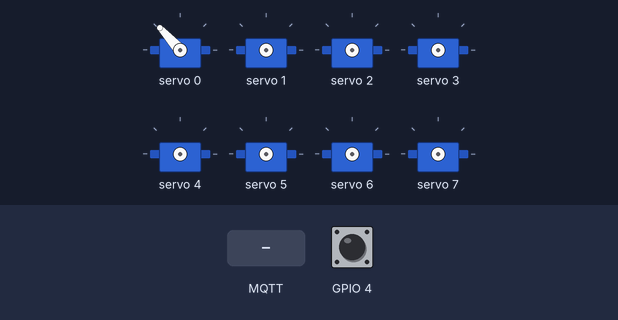
This sketch was run on a simulated ESP32-C3. On the bench: 8 × servo. The inputs (shaded band) are chosen by the test bench; at power-on: GPIO 4 HIGH. WiFi joins after 1.5 s; servers stay silent unless stated; no MQTT or app messages arrive unless stated; what the sketch prints to the serial monitor is not drawn.

Above: at 4.7 s.
4.8 s: MQTT message "soil" arrives on the first subscribed topic
At 21.4 s:
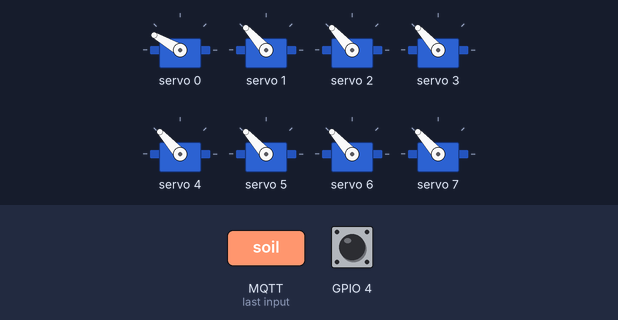
35.0 s: MQTT message "soil" arrives on the third subscribed topic
At 67.3 s:
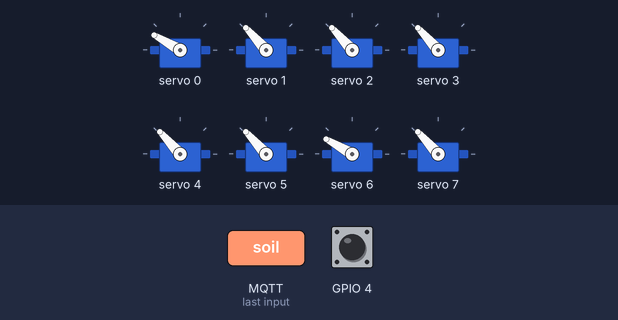
Timing chart, 0 to 71.1 s (numbered marks = the images above; inputs shaded):
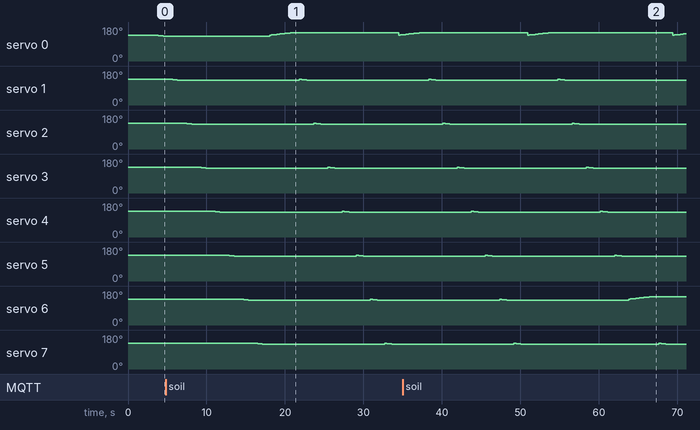

The sketch:

capstone_indoor_test2.ino
```cpp
//Import libraries needed for MQTT
#include <WiFi.h>
#include <WiFiClientSecure.h>
#include <PubSubClient.h>
#include <Adafruit_PWMServoDriver.h>

//credentials to connect ESP32 to your router or wifi connection
// const char* ssid = "ZTE_0762D0";
// const char* password = "1234567890";
// const char* ssid = "ASUS";
// const char* password = "interact";
const char* ssid = "nyu-iot";
const char* password = "12345670";

// MQTT broker credentials
const char* mqtt_server = "f6e52a62054042d18fd5d743fcf6fed7.s2.eu.hivemq.cloud";
const char* mqtt_username = "capstoneA";
const char* mqtt_password = "Capstone123";
const int mqtt_port = 8883;

// Initializes the espClient.
WiFiClientSecure espClient;
PubSubClient client(espClient);


//This certificate is used for TLS authenticating with HiveMQ
static const char* root_ca PROGMEM = R"EOF(
-----BEGIN CERTIFICATE-----
MIIFazCCA1OgAwIBAgIRAIIQz7DSQONZRGPgu2OCiwAwDQYJKoZIhvcNAQELBQAw
TzELMAkGA1UEBhMCVVMxKTAnBgNVBAoTIEludGVybmV0IFNlY3VyaXR5IFJlc2Vh
cmNoIEdyb3VwMRUwEwYDVQQDEwxJU1JHIFJvb3QgWDEwHhcNMTUwNjA0MTEwNDM4
WhcNMzUwNjA0MTEwNDM4WjBPMQswCQYDVQQGEwJVUzEpMCcGA1UEChMgSW50ZXJu
ZXQgU2VjdXJpdHkgUmVzZWFyY2ggR3JvdXAxFTATBgNVBAMTDElTUkcgUm9vdCBY
MTCCAiIwDQYJKoZIhvcNAQEBBQADggIPADCCAgoCggIBAK3oJHP0FDfzm54rVygc
h77ct984kIxuPOZXoHj3dcKi/vVqbvYATyjb3miGbESTtrFj/RQSa78f0uoxmyF+
0TM8ukj13Xnfs7j/EvEhmkvBioZxaUpmZmyPfjxwv60pIgbz5MDmgK7iS4+3mX6U
A5/TR5d8mUgjU+g4rk8Kb4Mu0UlXjIB0ttov0DiNewNwIRt18jA8+o+u3dpjq+sW
T8KOEUt+zwvo/7V3LvSye0rgTBIlDHCNAymg4VMk7BPZ7hm/ELNKjD+Jo2FR3qyH
B5T0Y3HsLuJvW5iB4YlcNHlsdu87kGJ55tukmi8mxdAQ4Q7e2RCOFvu396j3x+UC
B5iPNgiV5+I3lg02dZ77DnKxHZu8A/lJBdiB3QW0KtZB6awBdpUKD9jf1b0SHzUv
KBds0pjBqAlkd25HN7rOrFleaJ1/ctaJxQZBKT5ZPt0m9STJEadao0xAH0ahmbWn
OlFuhjuefXKnEgV4We0+UXgVCwOPjdAvBbI+e0ocS3MFEvzG6uBQE3xDk3SzynTn
jh8BCNAw1FtxNrQHusEwMFxIt4I7mKZ9YIqioymCzLq9gwQbooMDQaHWBfEbwrbw
qHyGO0aoSCqI3Haadr8faqU9GY/rOPNk3sgrDQoo//fb4hVC1CLQJ13hef4Y53CI
rU7m2Ys6xt0nUW7/vGT1M0NPAgMBAAGjQjBAMA4GA1UdDwEB/wQEAwIBBjAPBgNV
HRMBAf8EBTADAQH/MB0GA1UdDgQWBBR5tFnme7bl5AFzgAiIyBpY9umbbjANBgkq
hkiG9w0BAQsFAAOCAgEAVR9YqbyyqFDQDLHYGmkgJykIrGF1XIpu+ILlaS/V9lZL
ubhzEFnTIZd+50xx+7LSYK05qAvqFyFWhfFQDlnrzuBZ6brJFe+GnY+EgPbk6ZGQ
3BebYhtF8GaV0nxvwuo77x/Py9auJ/GpsMiu/X1+mvoiBOv/2X/qkSsisRcOj/KK
NFtY2PwByVS5uCbMiogziUwthDyC3+6WVwW6LLv3xLfHTjuCvjHIInNzktHCgKQ5
ORAzI4JMPJ+GslWYHb4phowim57iaztXOoJwTdwJx4nLCgdNbOhdjsnvzqvHu7Ur
TkXWStAmzOVyyghqpZXjFaH3pO3JLF+l+/+sKAIuvtd7u+Nxe5AW0wdeRlN8NwdC
jNPElpzVmbUq4JUagEiuTDkHzsxHpFKVK7q4+63SM1N95R1NbdWhscdCb+ZAJzVc
oyi3B43njTOQ5yOf+1CceWxG1bQVs5ZufpsMljq4Ui0/1lvh+wjChP4kqKOJ2qxq
4RgqsahDYVvTH9w7jXbyLeiNdd8XM2w9U/t7y0Ff/9yi0GE44Za4rF2LN9d11TPA
mRGunUHBcnWEvgJBQl9nJEiU0Zsnvgc/ubhPgXRR4Xq37Z0j4r7g1SgEEzwxA57d
emyPxgcYxn/eR44/KJ4EBs+lVDR3veyJm+kXQ99b21/+jh5Xos1AnX5iItreGCc=
-----END CERTIFICATE-----
)EOF";

////////////////// servo settings
#include <ESP32Servo.h>
//int set_angle = 0;
//int current_angle = 90;  // setting starting angle to 90 degrees
unsigned long servo_timestamp = 0;
// Recommended PWM GPIO pins on the ESP32 include 2,4,12-19,21-23,25-27,32-33
// Possible PWM GPIO pins on the ESP32-S2: 0(used by on-board button),1-17,18(used by on-board LED),19-21,26,33-42
// Possible PWM GPIO pins on the ESP32-S3: 0(used by on-board button),1-21,35-45,47,48(used by on-board LED)
// Possible PWM GPIO pins on the ESP32-C3: 0(used by on-board button),1-7,8(used by on-board LED),9-10,18-21

// #if defined(CONFIG_IDF_TARGET_ESP32S2) || defined(CONFIG_IDF_TARGET_ESP32S3)
// int servoPin = 17;
// #elif defined(CONFIG_IDF_TARGET_ESP32C3)
// int servoPin = 7;
// #else

//servo
Adafruit_PWMServoDriver pwm = Adafruit_PWMServoDriver();
#define SERVOMIN 390  // This is the 'minimum' pulse length count (out of 4096)
#define SERVOMAX 430  // This is the 'maximum' pulse length count (out of 4096)
#define SERVOPRE 400
#define SERVO_FREQ 50  // Analog servos run at ~50 Hz updates
int current_angle = SERVOPRE;
// Define servo motor connections (expand as required)
#define SER0 0  //Servo Motor 0 on connector 0
#define SER1 1
#define SER2 2
#define SER3 3
#define SER4 4
#define SER5 5
#define SER6 6
#define SER7 7


// our servo # counter
int servonum = 8;
//const char* servos[] = { "SER0", "SER1", "SER2", "SER3" };
uint servos[8] = { SER0, SER1, SER2, SER3, SER4, SER5, SER6, SER7 };


// #define servoPin 18
#define SERVO_INTERVAL 60  // changing the servo position every 10ms, defines the speed of the servo


////////////////// capacitive sensing settings
int capacitiveValue = 100;
int threshold = 44;  //Threshold to adjust
int touched = 0;


//Variables will store the incoming values from the MQTT broker for every topic
int soil_FromMQTT;
int temperature_FromMQTT;
int humidity_FromMQTT;
int sunlight_FromMQTT;
int sound_FromMQTT;
int xvalue_FromMQTT;
int yvalue_FromMQTT;
int zvalue_FromMQTT;

// Timers auxiliar variables
unsigned long now = millis();
unsigned long lastMeasure = 0;

// This functions connects your ESP32 to your router
void setup_wifi() {
  delay(10);
  // We start by connecting to a WiFi network
  Serial.println();
  Serial.print("Connecting to ");
  Serial.println(ssid);

  WiFi.mode(WIFI_STA);
  WiFi.begin(ssid, password);
  delay(1000);
  WiFi.disconnect();
  delay(1000);
  WiFi.begin(ssid, password);
  delay(1000);

  while (WiFi.status() != WL_CONNECTED) {
    delay(500);
    Serial.print(".");
  }
  randomSeed(micros());
  Serial.println("");
  Serial.print("WiFi connected");
  Serial.println("IP address: ");
  Serial.println(WiFi.localIP());
}

// This functions reconnects your ESP32 to your MQTT broker
// Change the function below if you want to subscribe to more topics with your ESP32
void reconnect() {
  // Loop until we’re reconnected
  while (!client.connected()) {
    Serial.println("Attempting MQTT connection…");  // Attempt to connect

    if (client.connect("ESP32-eadinA", mqtt_username, mqtt_password)) {
      //You need to change the ESP device ID "ESP32-andy" to something unique to you.
      //This helps avoid problems when using multiple ESP32 with the same MQTT connection
      Serial.println("connected");
      // subscribe the topics here
      client.subscribe("soil");
      client.subscribe("temperature");
      client.subscribe("humidity");
      client.subscribe("sunlight");
      client.subscribe("sound");
      client.subscribe("xvalue");
      client.subscribe("yvalue");
      client.subscribe("zvalue");

    } else {
      Serial.print("failed, rc=");
      Serial.print(client.state());
      Serial.println(" try again in 5 seconds");  // Wait 5 seconds before retrying
      delay(5000);
    }
  }
}


//Setup function
void setup() {
  Serial.begin(9600);
  setup_wifi();
  while (!Serial) delay(1);
  espClient.setCACert(root_ca);
  client.setServer(mqtt_server, mqtt_port);
  client.setCallback(callback);

  // Allow allocation of all timers
  ESP32PWM::allocateTimer(0);
  ESP32PWM::allocateTimer(1);
  ESP32PWM::allocateTimer(2);
  ESP32PWM::allocateTimer(3);
  ESP32PWM::allocateTimer(4);
  ESP32PWM::allocateTimer(5);
  ESP32PWM::allocateTimer(6);
  ESP32PWM::allocateTimer(7);
  // servo1.setPeriodHertz(50);            // standard 50 hz servo
  // servo1.attach(servoPin, 1000, 2000);  // attaches the servo on pin 18 to the servo object

  //pinMode(A0, INPUT);
  pwm.begin();
  pwm.setOscillatorFrequency(27000000);
  pwm.setPWMFreq(SERVO_FREQ);  // Analog servos run at ~50 Hz updates
}
void setServoPulse(uint8_t n, double pulse) {
  double pulselength;

  pulselength = 1000000;      // 1,000,000 us per second
  pulselength /= SERVO_FREQ;  // Analog servos run at ~60 Hz updates
  Serial.print(pulselength);
  Serial.println(" us per period");
  pulselength /= 4096;  // 12 bits of resolution
  Serial.print(pulselength);
  Serial.println(" us per bit");
  pulse *= 1000000;  // convert input seconds to us
  pulse /= pulselength;
  Serial.println(pulse);
  pwm.setPWM(n, 0, pulse);
}


//Main program loop
void loop() {
  if (!client.connected()) reconnect();
  client.loop();

  ////////////// servo
  now = millis();

  // every n second
  if (now - lastMeasure > 150) {
    lastMeasure = now;

    ////////////// capacitive
    capacitiveValue = touchRead(4);
    //client.publish("touch", String(capacitiveValue).c_str());
    Serial.println(capacitiveValue);
    if (capacitiveValue < threshold) {  //being touched
      touched = 1;

    } else {
      touched = 0;
    }
    client.publish("touch", String(touched).c_str());
    Serial.println((String) "touch published: " + touched);


    //Serial.println(soil_FromMQTT+temperature_FromMQTT+yvalue_FromMQTT+sunlight_FromMQTT+sound_FromMQTT+xvalue_FromMQTT+humidity_FromMQTT+zvalue_FromMQTT);
    //DEBUGVAL(soil_FromMQTT, temperature_FromMQTT, yvalue_FromMQTT, sunlight_FromMQTT, sound_FromMQTT, xvalue_FromMQTT, humidity_FromMQTT, zvalue_FromMQTT);
    motion(0, soil_FromMQTT);
    Serial.println(soil_FromMQTT);
    motion(1, temperature_FromMQTT);
    Serial.println(temperature_FromMQTT);

    motion(2, yvalue_FromMQTT);
    Serial.println(yvalue_FromMQTT);
    motion(3, sunlight_FromMQTT);
    Serial.println(sunlight_FromMQTT);
    motion(4, sound_FromMQTT);
    Serial.println(sound_FromMQTT);

    motion(5, xvalue_FromMQTT);
    Serial.println(xvalue_FromMQTT);
    motion(6, humidity_FromMQTT);
    Serial.println(humidity_FromMQTT);
    motion(7, zvalue_FromMQTT);
    Serial.println(zvalue_FromMQTT);
  }
}

// void motion(int set_angle) {
//   if (millis() - servo_timestamp > SERVO_INTERVAL) {
//     servo_timestamp += SERVO_INTERVAL;  // increment our timestamp by the servo interval
//     // Measure the new set_angle only, if we really want to move the sensor
//     // int val1 = analogRead(A0);                // Read the potentiometer position
//     // set_angle = map(val1, 0, 1023, 90, 130);  // Map the value to be used with servo

//     // Increment or decrement the current angle according to the set_angle
//     // and don't change it, when we already are at the set_angle
//     if (set_angle > current_angle) {
//       current_angle++;
//     } else if (set_angle < current_angle) {
//       current_angle--;
//     }
//     // Write the new angle to the servo

//     servo1.write(current_angle);
//     // Serial.print("current_angle: ");
//     // Serial.println(current_angle);
//   }
// }

void motion(int i, float set_angle) {

  // if (millis() - servo_timestamp > SERVO_INTERVAL) {
  //   servo_timestamp += SERVO_INTERVAL;  // increment our timestamp by the servo interval

  //   // if (set_angle > current_angle) {
  //   //   current_angle++;
  //   // } else if (set_angle < current_angle) {
  //   //   current_angle--;
  //   // }

  //   if (current_angle = SERVOMAX) {
  //     current_angle -= 10;
  //   } else if (current_angle = SERVOMIN) {
  //     current_angle += 10;
  //   }

  //   current_angle = set_angle;
  //   // Write the new angle to the servo
  //   pwm.setPWM(servos[i], 0, current_angle);
  //   Serial.print(i);
  //   Serial.print(" current_angle: ");
  //   Serial.println(current_angle);
  if (set_angle > current_angle) {
    for (uint16_t pulselen = SERVOPRE; pulselen < SERVOMAX; pulselen++) {
      //for (int i = 0; i < sizeof(servos); i++) {
      pwm.setPWM(servos[i], 0, pulselen);
      delay(100);
      //}
      //i = 0;
    }

  } else {
    for (uint16_t pulselen = SERVOPRE; pulselen > SERVOMIN; pulselen--) {
      //for (int i = 0; i < sizeof(servos); i++) {
      pwm.setPWM(servos[i], 0, pulselen);
      delay(100);
      //}
    }
  }
  current_angle = set_angle;

  Serial.print(i);
  Serial.print(" current_angle: ");
  Serial.println(current_angle);
  delay(800);
}


//Callback function - get messages from MQTT
void callback(char* topic, byte* payload, unsigned int length) {

  if (strcmp(topic, "soil") == 0) {
    //Get the characters of the payload message
    char* getValue_soil;
    getValue_soil = (char*)malloc(length + 1);
    memcpy(getValue_soil, payload, length);
    getValue_soil[length] = '\0';
    //Conversion to String
    String getValueStr_soil = (String)getValue_soil;
    //Conversion to Int
    int getValueInt_soil = getValueStr_soil.toInt();
    Serial.println("Message arrived [" + String(topic) + "]: " + getValueInt_soil);
    //Assign value to a global variable
    soil_FromMQTT = map(getValueInt_soil, 0, 255, SERVOMIN, SERVOMAX);
  }
  if (strcmp(topic, "temperature") == 0) {
    //Get the characters of the payload message
    char* getValue_temperature;
    getValue_temperature = (char*)malloc(length + 1);
    memcpy(getValue_temperature, payload, length);
    getValue_temperature[length] = '\0';
    //Conversion to String
    String getValueStr_temperature = (String)getValue_temperature;
    //Conversion to Int
    int getValueInt_temperature = getValueStr_temperature.toInt();
    Serial.println("Message arrived [" + String(topic) + "]: " + getValueInt_temperature);
    //Assign value to a global variable
    temperature_FromMQTT = map(getValueInt_temperature, 0, 255, SERVOMIN, SERVOMAX);
  }

  if (strcmp(topic, "humidity") == 0) {
    //Get the characters of the payload message
    char* getValue_humidity;
    getValue_humidity = (char*)malloc(length + 1);
    memcpy(getValue_humidity, payload, length);
    getValue_humidity[length] = '\0';
    //Conversion to String
    String getValueStr_humidity = (String)getValue_humidity;
    //Conversion to Int
    int getValueInt_humidity = getValueStr_humidity.toInt();
    Serial.println("Message arrived [" + String(topic) + "]: " + getValueInt_humidity);
    //Assign value to a global variable
    humidity_FromMQTT = map(getValueInt_humidity, 0, 255, SERVOMIN, SERVOMAX);
  }
  if (strcmp(topic, "sunlight") == 0) {
    //Get the characters of the payload message
    char* getValue_sunlight;
    getValue_sunlight = (char*)malloc(length + 1);
    memcpy(getValue_sunlight, payload, length);
    getValue_sunlight[length] = '\0';
    //Conversion to String
    String getValueStr_sunlight = (String)getValue_sunlight;
    //Conversion to int
    int getValueInt_sunlight = getValueStr_sunlight.toInt();
    Serial.println("Message arrived [" + String(topic) + "]: " + getValueInt_sunlight);
    //Assign value to a global variable
    sunlight_FromMQTT = map(getValueInt_sunlight, 0, 255, SERVOMIN, SERVOMAX);
  }
  if (strcmp(topic, "sound") == 0) {
    //Get the characters of the payload message
    char* getValue_sound;
    getValue_sound = (char*)malloc(length + 1);
    memcpy(getValue_sound, payload, length);
    getValue_sound[length] = '\0';
    //Conversion to String
    String getValueStr_sound = (String)getValue_sound;
    //Conversion to int
    int getValueInt_sound = getValueStr_sound.toInt();
    Serial.println("Message arrived [" + String(topic) + "]: " + getValueInt_sound);
    //Assign value to a global variable
    sound_FromMQTT = map(getValueInt_sound, 0, 255, SERVOMIN, SERVOMAX);
  }
  if (strcmp(topic, "xvalue") == 0) {
    //Get the characters of the payload message
    char* getValue_xvalue;
    getValue_xvalue = (char*)malloc(length + 1);
    memcpy(getValue_xvalue, payload, length);
    getValue_xvalue[length] = '\0';
    //Conversion to String
    String getValueStr_xvalue = (String)getValue_xvalue;
    //Conversion to int
    int getValueInt_xvalue = getValueStr_xvalue.toInt();
    Serial.println("Message arrived [" + String(topic) + "]: " + getValueInt_xvalue);
    //Assign value to a global variable
    xvalue_FromMQTT = map(getValueInt_xvalue, 0, 255, SERVOMIN, SERVOMAX);
  }
  if (strcmp(topic, "yvalue") == 0) {
    //Get the characters of the payload message
    char* getValue_yvalue;
    getValue_yvalue = (char*)malloc(length + 1);
    memcpy(getValue_yvalue, payload, length);
    getValue_yvalue[length] = '\0';
    //Conversion to String
    String getValueStr_yvalue = (String)getValue_yvalue;
    //Conversion to int
    int getValueInt_yvalue = getValueStr_yvalue.toInt();
    Serial.println("Message arrived [" + String(topic) + "]: " + getValueInt_yvalue);
    //Assign value to a global variable
    yvalue_FromMQTT = map(getValueInt_yvalue, 0, 255, SERVOMIN, SERVOMAX);
  }
  if (strcmp(topic, "zvalue") == 0) {
    //Get the characters of the payload message
    char* getValue_zvalue;
    getValue_zvalue = (char*)malloc(length + 1);
    memcpy(getValue_zvalue, payload, length);
    getValue_zvalue[length] = '\0';
    //Conversion to String
    String getValueStr_zvalue = (String)getValue_zvalue;
    //Conversion to int
    int getValueInt_zvalue = getValueStr_zvalue.toInt();
    Serial.println("Message arrived [" + String(topic) + "]: " + getValueInt_zvalue);
    //Assign value to a global variable
    zvalue_FromMQTT = map(getValueInt_zvalue, 0, 255, SERVOMIN, SERVOMAX);
  }
}
```

Measured:
- by itself, servo 0: ramps from 137° to 150° and jumps back, once every 18.5 s
- by itself, servo 1–5: ramps from 137° to 132° and jumps back, once every 16.5 s
- by itself, servo 7: ramps from 137° to 132° and jumps back, once every 18.5 s
